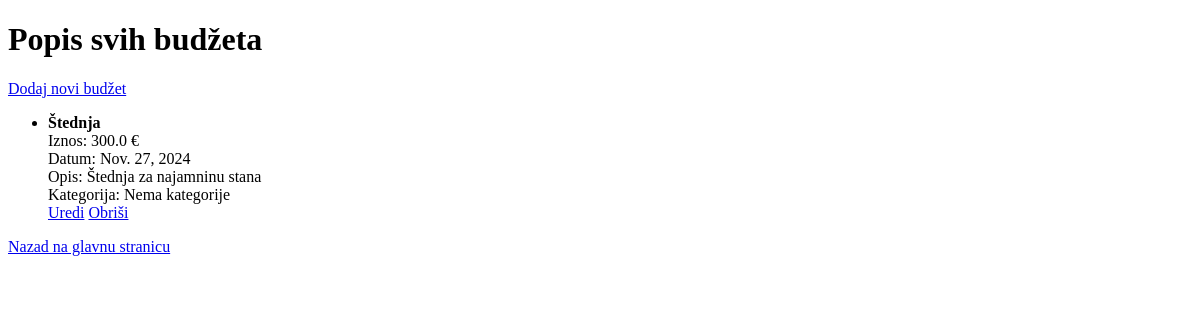
The page /main/budzeti/ on the database as committed earlier.
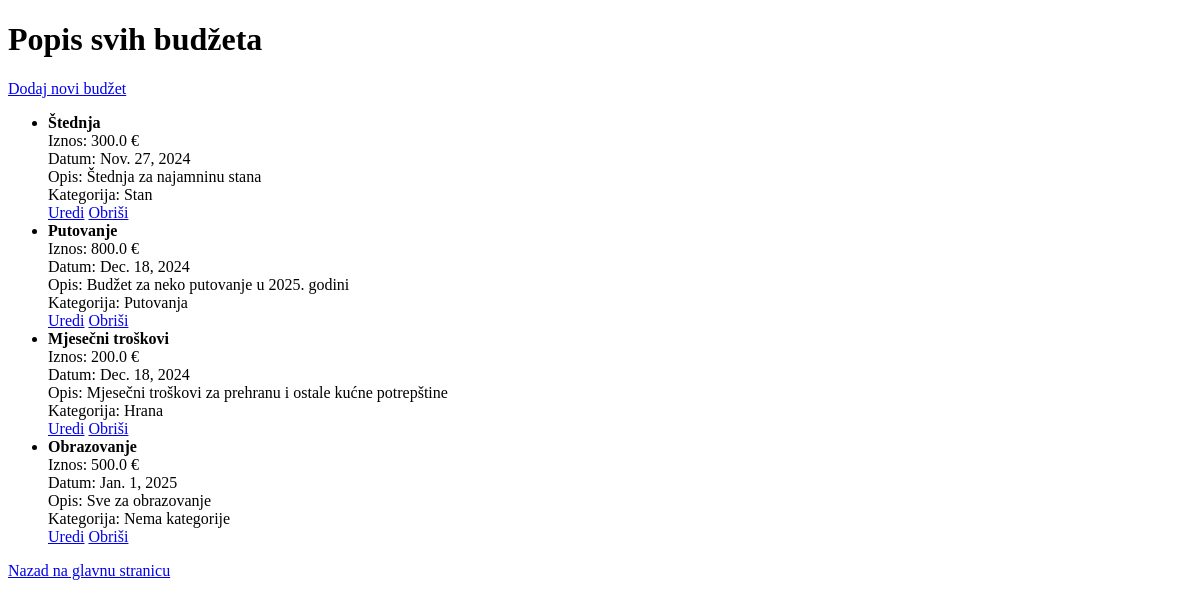
The same page on the database as committed later.
### main/models.py (models this page shows, shortened)
class Budzet(models.Model):
    naziv = models.CharField(max_length=30)
    iznos = models.FloatField()
    datum = models.DateField()
    opis = models.TextField()
    tag = models.OneToOneField('Tag', on_delete=models.SET_NULL, null=True, blank=True, related_name='budzet')

class Tag(models.Model):
    naziv = models.CharField(max_length=50)
    budzeti = models.ManyToManyField(Budzet, blank=True, related_name='tagovi')
    prihodi = models.ManyToManyField(Prihod, blank=True, related_name='tagovi')
    rashodi = models.ManyToManyField(Rashod, blank=True, related_name='tagovi')
    opis = models.TextField(null=True, blank=True)

### main/views.py (the view)
# urls.py: path('budzeti/', BudzetList.as_view(), name= 'budzet_list'),
class BudzetList(ListView):
    model= Budzet
    def get_queryset(self):
        queryset = Budzet.objects.all()
        naziv_filter = self.request.GET.get('naziv')
        if naziv_filter:
            queryset = queryset.filter(naziv__icontains=naziv_filter)
        return queryset

### main/templates/main/budzet_list.html (shortened to what this page needs)
<!DOCTYPE html>
<html lang="hr">
<head>
</head>
<body>
    <h1>Popis svih budžeta</h1>
    <a href="{% url 'budzet-create' %}">Dodaj novi budžet</a>
    <ul>
        {% for budzet in object_list %}
            <li>
                <strong>{{ budzet.naziv }}</strong><br>
                Iznos: {{ budzet.iznos }} €<br>
                Datum: {{ budzet.datum }}<br>
                Opis: {{ budzet.opis }}<br>
                Kategorija: {{ budzet.tag.naziv|default:"Nema kategorije" }}<br>
                <a href="{% url 'budzet-update' budzet.naziv %}">Uredi</a>
                <a href="{% url 'budzet-delete' budzet.naziv %}">Obriši</a>
            </li>
        {% endfor %}
    </ul>
    <a href="{% url 'korisnik' %}">Nazad na glavnu stranicu</a>
</body>
</html>

Rows that differ between the two databases and show on the page:
changed Budzet "Štednja": tag.naziv "Nema kategorije" → "Stan"
added Budzet: naziv "Putovanje", iznos "800.0", datum "Dec. 18, 2024", opis "Budžet za neko putovanje u 2025. godini", tag.naziv "Putovanja"
added Budzet: naziv "Mjesečni troškovi", iznos "200.0", datum "Dec. 18, 2024", opis "Mjesečni troškovi za prehranu i ostale kućne potrepštine", tag.naziv "Hrana"
added Budzet: naziv "Obrazovanje", iznos "500.0", datum "Jan. 1, 2025", opis "Sve za obrazovanje", tag.naziv "Nema kategorije"
